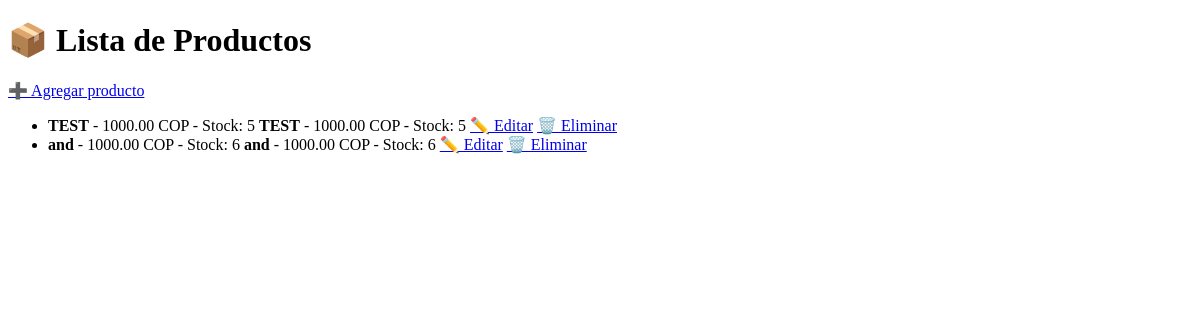
Before: / with the older database file.
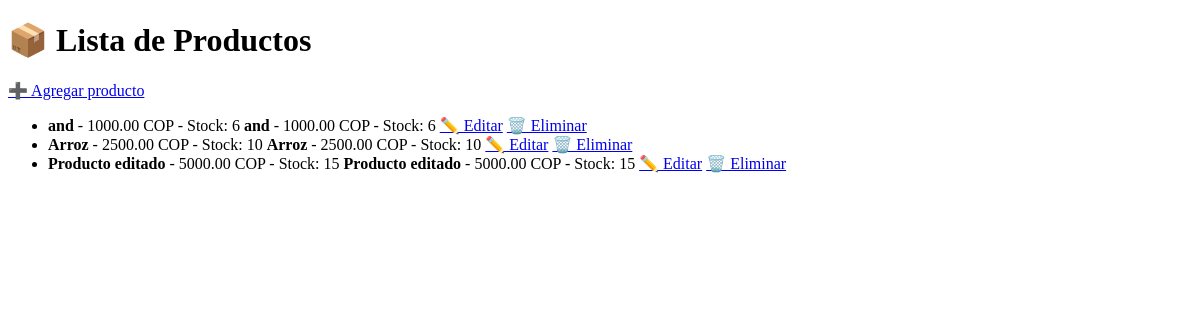
After: the same page with the newer database file.
### inventario_app/models.py (models this page shows, shortened)
class Producto(models.Model):
    nombre = models.CharField(max_length=100)
    descripcion = models.TextField()
    precio = models.DecimalField(max_digits=10, decimal_places=2)
    stock = models.IntegerField()

### inventario_app/views.py (the view)
# urls.py: path('', views.lista_productos, name='lista_productos'),
def lista_productos(request):
    productos = Producto.objects.all()
    return render(request, 'lista_productos.html', {'productos': productos})

### inventario_app/templates/lista_productos.html (shortened to what this page needs)
<!DOCTYPE html>
<html>
<head>
</head>
<body>
    <h1>📦 Lista de Productos</h1>
    <a href="/crear/">➕ Agregar producto</a>
    <ul>
        {% for producto in productos %}
            <li>
                <strong>{{ producto.nombre }}</strong> -
                {{ producto.precio }} COP -
                Stock: {{ producto.stock }}
                <strong>{{ producto.nombre }}</strong> -
                {{ producto.precio }} COP -
                Stock: {{ producto.stock }}
<a href="/editar/{{ producto.id }}">✏️ Editar</a>
<a href="/eliminar/{{ producto.id }}">🗑️ Eliminar</a>
            </li>
        {% endfor %}
    </ul>
</body>
</html>

Changed rows visible on the page:
removed Producto: nombre "TEST", precio "1000.00", stock "5"
added Producto: nombre "Arroz", precio "2500.00", stock "10"
added Producto: nombre "Producto editado", precio "5000.00", stock "15"
